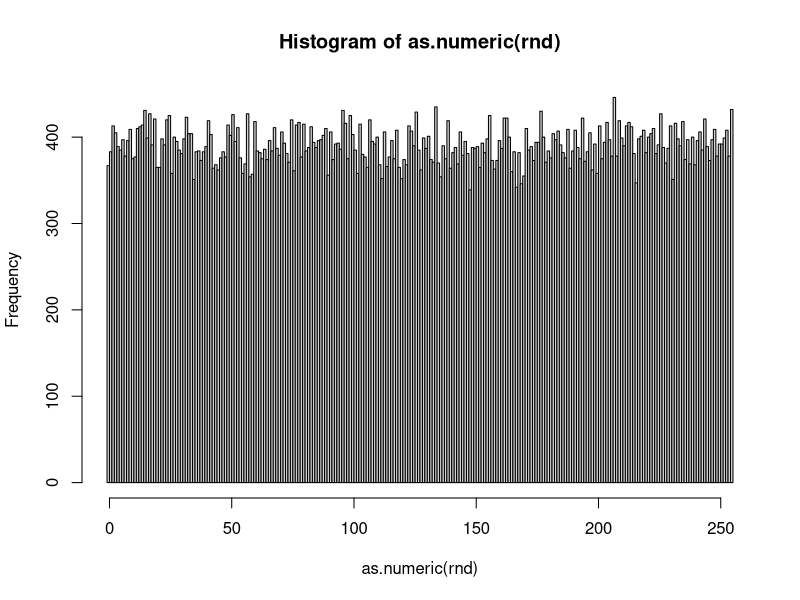
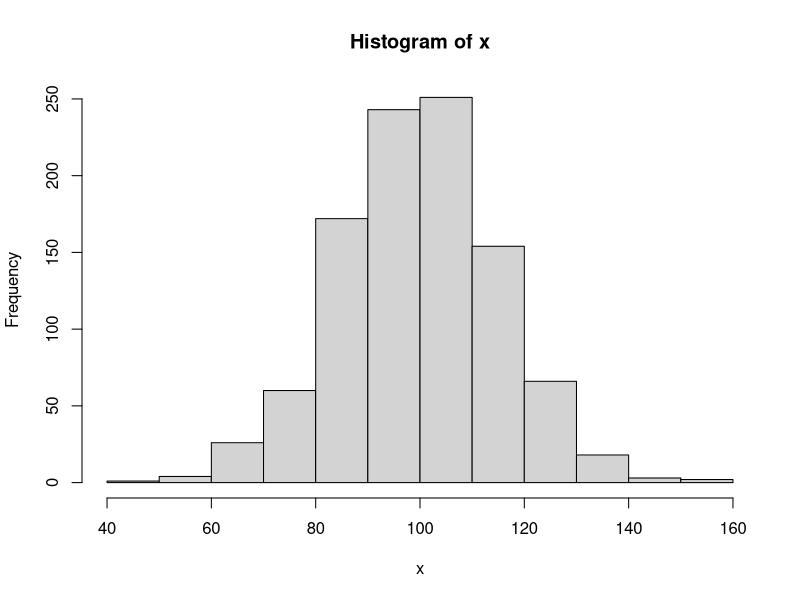
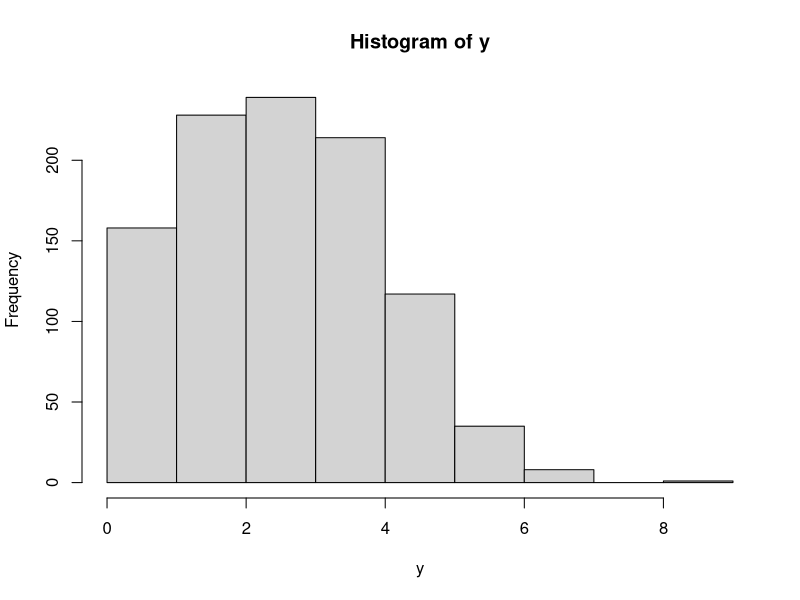

Write the R code that produced these figures, in order.
library(openssl)


### Name: rand_bytes
### Title: Generate random bytes and numbers with OpenSSL
### Aliases: rand_bytes rand_num

### ** Examples

rnd <- rand_bytes(10)
as.numeric(rnd)
as.character(rnd)
as.logical(rawToBits(rnd))

# bytes range from 0 to 255
rnd <- rand_bytes(100000)
hist(as.numeric(rnd), breaks=-1:255)

# Generate random doubles between 0 and 1
rand_num(5)

# Use CDF to map [0,1] into random draws from a distribution
x <- qnorm(rand_num(1000), mean=100, sd=15)
hist(x)

y <- qbinom(rand_num(1000), size=10, prob=0.3)
hist(y)
